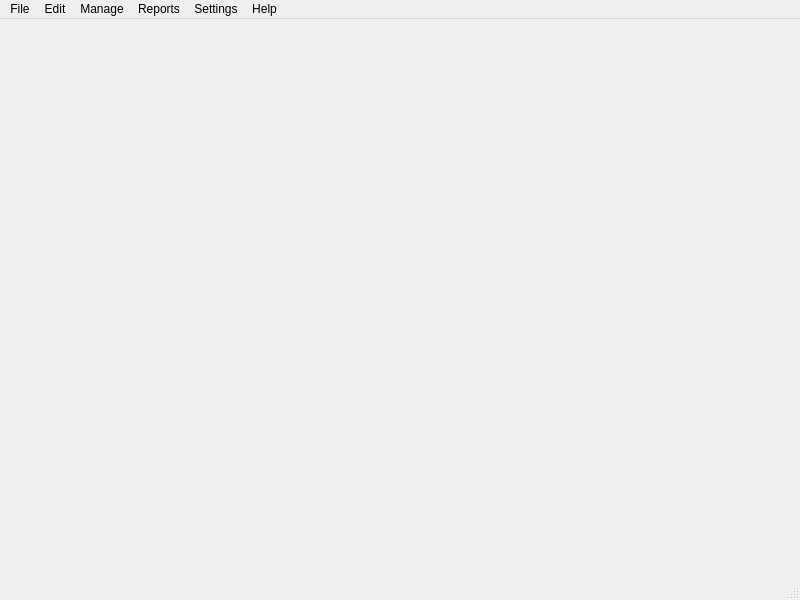
<?xml version="1.0" encoding="UTF-8"?>
<ui version="4.0">
 <class>HomePage</class>
 <widget class="QMainWindow" name="HomePage">
  <property name="geometry">
   <rect>
    <x>0</x>
    <y>0</y>
    <width>800</width>
    <height>600</height>
   </rect>
  </property>
  <property name="windowTitle">
   <string>MainWindow</string>
  </property>
  <widget class="QWidget" name="centralwidget">
   <property name="styleSheet">
    <string notr="true">backgroundColor:rgb(30,30,30); color: white;</string>
   </property>
  </widget>
  <widget class="QMenuBar" name="menubar">
   <property name="geometry">
    <rect>
     <x>0</x>
     <y>0</y>
     <width>800</width>
     <height>21</height>
    </rect>
   </property>
   <widget class="QMenu" name="menuFile">
    <property name="title">
     <string>File</string>
    </property>
    <addaction name="actionNew"/>
    <addaction name="actionOpen"/>
    <addaction name="actionExit"/>
   </widget>
   <widget class="QMenu" name="menuedit">
    <property name="title">
     <string>Edit</string>
    </property>
    <addaction name="actionCut"/>
    <addaction name="actionCopy"/>
    <addaction name="actionPaste"/>
   </widget>
   <widget class="QMenu" name="menuManage">
    <property name="title">
     <string>Manage</string>
    </property>
    <addaction name="actionCategories"/>
    <addaction name="actionPayees"/>
    <addaction name="actionBudget"/>
   </widget>
   <widget class="QMenu" name="menuSettings">
    <property name="title">
     <string>Settings</string>
    </property>
   </widget>
   <widget class="QMenu" name="menuHelp">
    <property name="title">
     <string>Help</string>
    </property>
    <addaction name="actionAbout"/>
   </widget>
   <widget class="QMenu" name="menuReports">
    <property name="title">
     <string>Reports</string>
    </property>
    <addaction name="actionIncomeReports"/>
    <addaction name="actionExpensesReports"/>
    <addaction name="actionBudgetReports"/>
   </widget>
   <addaction name="menuFile"/>
   <addaction name="menuedit"/>
   <addaction name="menuManage"/>
   <addaction name="menuReports"/>
   <addaction name="menuSettings"/>
   <addaction name="menuHelp"/>
  </widget>
  <widget class="QStatusBar" name="statusbar"/>
  <action name="actionNew">
   <property name="text">
    <string>New</string>
   </property>
  </action>
  <action name="actionOpen">
   <property name="text">
    <string>Open</string>
   </property>
  </action>
  <action name="actionCut">
   <property name="text">
    <string>Cut</string>
   </property>
  </action>
  <action name="actionCopy">
   <property name="text">
    <string>Copy</string>
   </property>
  </action>
  <action name="actionPaste">
   <property name="text">
    <string>Paste</string>
   </property>
  </action>
  <action name="actionCategories">
   <property name="text">
    <string>Categories</string>
   </property>
  </action>
  <action name="actionPayees">
   <property name="text">
    <string>Payees</string>
   </property>
  </action>
  <action name="actionBudget">
   <property name="text">
    <string>Budget</string>
   </property>
  </action>
  <action name="actionAbout">
   <property name="text">
    <string>About</string>
   </property>
  </action>
  <action name="actionExit">
   <property name="text">
    <string>Exit</string>
   </property>
  </action>
  <action name="actionIncomeReports">
   <property name="text">
    <string>Income</string>
   </property>
  </action>
  <action name="actionExpensesReports">
   <property name="text">
    <string>Expenses</string>
   </property>
  </action>
  <action name="actionBudgetReports">
   <property name="text">
    <string>Budget</string>
   </property>
  </action>
 </widget>
 <resources/>
 <connections/>
</ui>
